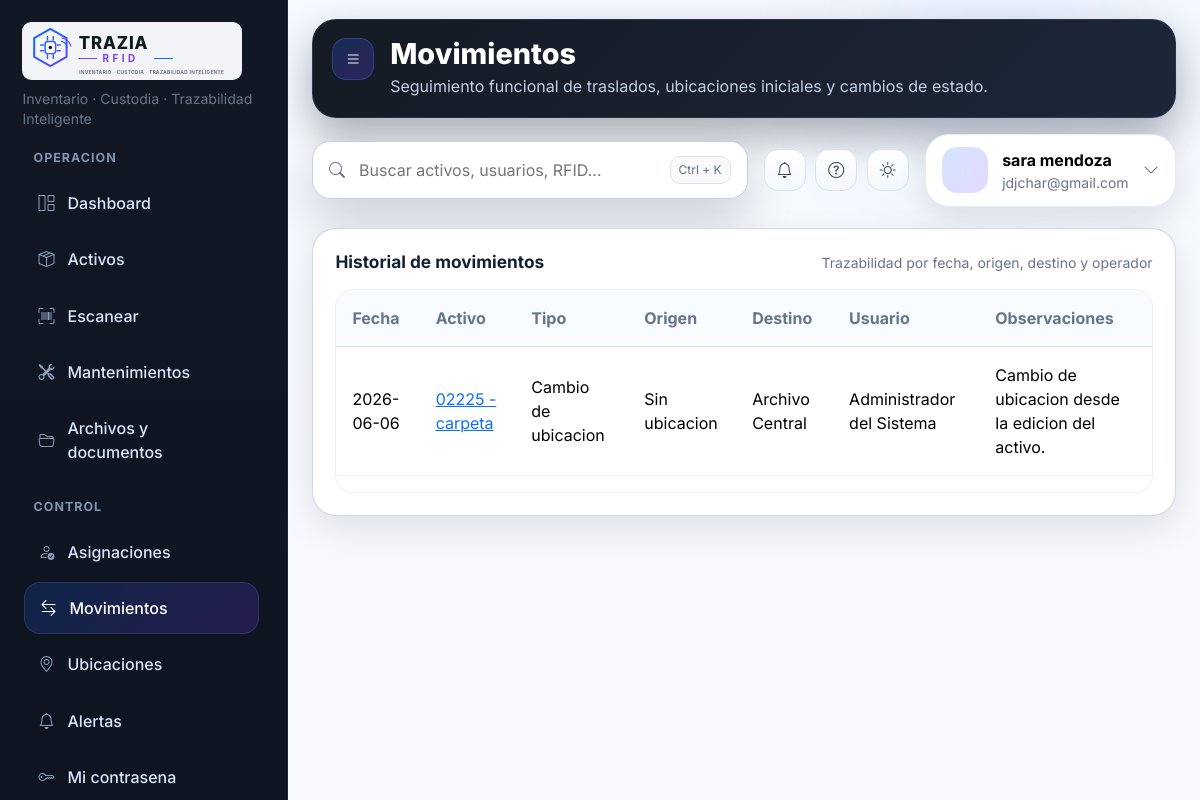
The page /movimientos (signed in) on the database its author committed.
### models.py (models this page shows, shortened)
class TimestampMixin:
    created_at = db.Column(db.DateTime, default=datetime.utcnow, nullable=False)
    updated_at = db.Column(
        db.DateTime,
        default=datetime.utcnow,
        onupdate=datetime.utcnow,
        nullable=False,
    )

class User(UserMixin, TimestampMixin, db.Model):
    __tablename__ = "users"
    id = db.Column(db.Integer, primary_key=True)
    full_name = db.Column(db.String(150), nullable=False)
    username = db.Column(db.String(80), unique=True, nullable=False, index=True)
    email = db.Column(db.String(120), unique=True, nullable=False, index=True)
    password_hash = db.Column(db.String(255), nullable=False)
    role = db.Column(db.String(20), nullable=False, default=ROLE_VIEW)
    is_active_user = db.Column(db.Boolean, default=True, nullable=False)
    last_access = db.Column(db.DateTime, nullable=True)
    email_verified = db.Column(db.Boolean, default=False, nullable=False)
    email_verified_at = db.Column(db.DateTime, nullable=True)
    password_reset_requested_at = db.Column(db.DateTime, nullable=True)
    force_password_change = db.Column(db.Boolean, default=False, nullable=False)
    temporary_password_expires_at = db.Column(db.DateTime, nullable=True)
    password_changed_at = db.Column(db.DateTime, nullable=True)
    created_assets = db.relationship("Asset", back_populates="created_by", foreign_keys="Asset.created_by_id")
    responsible_assets = db.relationship(
        "Asset",
        back_populates="responsible_user",
        foreign_keys="Asset.responsible_user_id",
    )
    assignments_made = db.relationship("AssetAssignment", back_populates="assigned_by")
    movements_made = db.relationship("AssetMovement", back_populates="moved_by")
    maintenances_created = db.relationship("MaintenanceRecord", back_populates="created_by")
    documents_uploaded = db.relationship("AssetDocument", back_populates="uploaded_by")
    disposals_authorized = db.relationship("AssetDisposal", back_populates="authorized_by")
    system_logs = db.relationship("SystemLog", back_populates="user")
    @property
    def is_active(self):
        return self.is_active_user

class AssetMovement(TimestampMixin, db.Model):
    __tablename__ = "asset_movements"
    id = db.Column(db.Integer, primary_key=True)
    asset_id = db.Column(db.Integer, db.ForeignKey("assets.id"), nullable=False, index=True)
    movement_type = db.Column(db.String(50), nullable=False)
    from_location = db.Column(db.String(150), nullable=True)
    to_location = db.Column(db.String(150), nullable=True)
    movement_date = db.Column(db.Date, default=date.today, nullable=False)
    moved_by_id = db.Column(db.Integer, db.ForeignKey("users.id"), nullable=False)
    observations_encrypted = db.Column("observations", db.Text, nullable=True)
    asset = db.relationship("Asset", back_populates="movements")
    moved_by = db.relationship("User", back_populates="movements_made")
    @property
    def observations(self):
        return decrypt_value(self.observations_encrypted)
    @observations.setter
    def observations(self, value):
        self.observations_encrypted = encrypt_value(value)

class Asset(TimestampMixin, db.Model):
    __tablename__ = "assets"
    id = db.Column(db.Integer, primary_key=True)
    rfid_code = db.Column(db.String(80), unique=True, nullable=False, index=True)
    nfc_code = db.Column(db.String(120), unique=True, nullable=True, index=True)
    barcode_code = db.Column(db.String(120), unique=True, nullable=True, index=True)
    identification_technology = db.Column(db.String(30), nullable=False, default="rfid_125khz")
    internal_code = db.Column(db.String(80), unique=True, nullable=False, index=True)
    name = db.Column(db.String(150), nullable=False, index=True)
    asset_type = db.Column(db.String(50), nullable=False, index=True)
    category = db.Column(db.String(100), nullable=True, index=True)
    brand = db.Column(db.String(100), nullable=True)
    model = db.Column(db.String(100), nullable=True)
    serial_number_encrypted = db.Column("serial_number", db.Text, nullable=True)
    serial_number_hash = db.Column(db.String(64), nullable=True, index=True)
    purchase_date = db.Column(db.Date, nullable=True)
    invoice_number_encrypted = db.Column("invoice_number", db.Text, nullable=True)
    invoice_number_hash = db.Column(db.String(64), nullable=True, index=True)
    vendor_encrypted = db.Column("vendor", db.Text, nullable=True)
    purchase_value = db.Column(db.Numeric(12, 2), nullable=True)
    warranty_until = db.Column(db.Date, nullable=True)
    status = db.Column(db.String(30), nullable=False, default="activo", index=True)
    observations_encrypted = db.Column("observations", db.Text, nullable=True)
    responsible_user_id = db.Column(db.Integer, db.ForeignKey("users.id"), nullable=True)
    responsible_name = db.Column(db.String(150), nullable=True, index=True)
    location_id = db.Column(db.Integer, db.ForeignKey("locations.id"), nullable=True)
    created_by_id = db.Column(db.Integer, db.ForeignKey("users.id"), nullable=True)
    responsible_user = db.relationship("User", back_populates="responsible_assets", foreign_keys=[responsible_user_id])
    location = db.relationship("Location", back_populates="assets")
    created_by = db.relationship("User", back_populates="created_assets", foreign_keys=[created_by_id])
    assignments = db.relationship("AssetAssignment", back_populates="asset", cascade="all, delete-orphan")
    maintenances = db.relationship("MaintenanceRecord", back_populates="asset", cascade="all, delete-orphan")
    documents = db.relationship("AssetDocument", back_populates="asset", cascade="all, delete-orphan")
    movements = db.relationship("AssetMovement", back_populates="asset", cascade="all, delete-orphan")
    disposal = db.relationship("AssetDisposal", back_populates="asset", uselist=False, cascade="all, delete-orphan")
    @property
    def serial_number(self):
        return decrypt_value(self.serial_number_encrypted)
    @serial_number.setter
    def serial_number(self, value):
        self.serial_number_encrypted = encrypt_value(value)
        self.serial_number_hash = blind_index(value)
    @property
    def invoice_number(self):
        return decrypt_value(self.invoice_number_encrypted)
    @invoice_number.setter
    def invoice_number(self, value):
        self.invoice_number_encrypted = encrypt_value(value)
        self.invoice_number_hash = blind_index(value)
    @property
    def vendor(self):
        return decrypt_value(self.vendor_encrypted)
    @vendor.setter
    def vendor(self, value):
        self.vendor_encrypted = encrypt_value(value)
    @property
    def observations(self):
        return decrypt_value(self.observations_encrypted)
    @observations.setter
    def observations(self, value):
        self.observations_encrypted = encrypt_value(value)

### app.py (the view)
@app.route("/movimientos")
@login_required
@role_required(ROLE_ADMIN, ROLE_TECH, ROLE_VIEW, ROLE_AUDITOR)
def list_movements():
    movements = AssetMovement.query.order_by(AssetMovement.movement_date.desc(), AssetMovement.created_at.desc()).all()
    return render_template("movimientos/listar.html", movements=movements)

### app.py (called while the page is built)
@login_manager.user_loader
def load_user(user_id):
    return User.query.get(int(user_id))

def get_topbar_alert_count():
    today = date.today()
    maintenance_limit = today + timedelta(days=app.config["MAINTENANCE_ALERT_DAYS"])
    warranty_limit = today + timedelta(days=app.config["WARRANTY_ALERT_DAYS"])
    return (
        MaintenanceRecord.query.filter(
            MaintenanceRecord.next_maintenance_date.isnot(None),
            MaintenanceRecord.next_maintenance_date <= maintenance_limit,
        ).count()
        + Asset.query.filter(
            Asset.warranty_until.isnot(None),
            Asset.warranty_until <= warranty_limit,
        ).count()
    )

### security_utils.py (called while the page is built)
def _fernet():
    secret = current_app.config["DATA_ENCRYPTION_KEY"].encode("utf-8")
    key = base64.urlsafe_b64encode(hashlib.sha256(secret).digest())
    return Fernet(key)

def decrypt_value(value):
    if value in (None, ""):
        return None
    try:
        return _fernet().decrypt(value.encode("utf-8")).decode("utf-8")
    except InvalidToken:
        return value

### templates/movimientos/listar.html
{% extends 'base.html' %}
{% block page_title %}Movimientos{% endblock %}
{% block page_subtitle %}Seguimiento funcional de traslados, ubicaciones iniciales y cambios de estado.{% endblock %}
{% block content %}
<section class="card-panel">
    <div class="panel-header">
        <h3>Historial de movimientos</h3>
        <span class="text-muted small">Trazabilidad por fecha, origen, destino y operador</span>
    </div>
    <div class="table-responsive table-wrap-modern">
        <table class="table table-clean table-modern align-middle">
            <thead><tr><th>Fecha</th><th>Activo</th><th>Tipo</th><th>Origen</th><th>Destino</th><th>Usuario</th><th>Observaciones</th></tr></thead>
            <tbody>
                {% for item in movements %}
                <tr>
                    <td>{{ item.movement_date }}</td>
                    <td><a href="{{ url_for('asset_detail', asset_id=item.asset.id) }}">{{ item.asset.internal_code }} - {{ item.asset.name }}</a></td>
                    <td>{{ item.movement_type }}</td>
                    <td>{{ item.from_location or 'N/D' }}</td>
                    <td>{{ item.to_location or 'N/D' }}</td>
                    <td>{{ item.moved_by.full_name }}</td>
                    <td>{{ item.observations or 'N/D' }}</td>
                </tr>
                {% else %}
                <tr><td colspan="7" class="text-center text-muted py-5">No hay movimientos registrados.</td></tr>
                {% endfor %}
            </tbody>
        </table>
    </div>
</section>
{% endblock %}

### templates/base.html (shortened to what this page needs)
<!doctype html>
<html lang="es">
<head>
    <link href="https://cdn.jsdelivr.net/npm/bootstrap@5.3.3/dist/css/bootstrap.min.css" rel="stylesheet">
    <link href="https://cdn.jsdelivr.net/npm/bootstrap-icons@1.11.3/font/bootstrap-icons.css" rel="stylesheet">
    <link href="{{ url_for('static', filename='css/styles.css') }}" rel="stylesheet">
</head>
<body class="app-shell">
{% if current_user.is_authenticated %}
<div class="app-bg-orb orb-a"></div>
<div class="app-bg-orb orb-b"></div>
<div class="layout">
    <aside class="sidebar">
        <div class="sidebar-top">
            <div class="sidebar-brand">
                {% if BRAND_LOGO_EXISTS %}
                <img class="brand-full-logo" src="{{ url_for('static', filename=BRAND_LOGO_PATH) }}" alt="{{ PLATFORM_NAME }}">
                <small class="sidebar-brand-tagline">{{ PLATFORM_TAGLINE }}</small>
                {% endif %}
            </div>
        </div>
        <div class="sidebar-section">
            <span class="sidebar-label">Operacion</span>
            <nav class="sidebar-nav">
                <a href="{{ url_for('dashboard') }}" class="{% if request.endpoint == 'dashboard' %}active{% endif %}">
                    <i class="bi bi-grid-1x2"></i> Dashboard
                </a>
                <a href="{{ url_for('list_assets') }}" class="{% if request.endpoint in ['list_assets', 'create_asset', 'edit_asset', 'asset_detail', 'assign_asset', 'dispose_asset'] %}active{% endif %}">
                    <i class="bi bi-box-seam"></i> Activos
                </a>
                <a href="{{ url_for('unified_scan') }}" class="{% if request.endpoint == 'unified_scan' %}active{% endif %}">
                    <i class="bi bi-upc-scan"></i> Escanear
                </a>
                <a href="{{ url_for('list_maintenances') }}" class="{% if request.endpoint in ['list_maintenances', 'create_maintenance'] %}active{% endif %}">
                    <i class="bi bi-tools"></i> Mantenimientos
                </a>
                <a href="{{ url_for('list_documents') }}" class="{% if request.endpoint in ['list_documents', 'upload_document'] %}active{% endif %}">
                    <i class="bi bi-folder2-open"></i> Archivos y documentos
                </a>
            </nav>
        </div>
        <div class="sidebar-section">
            <span class="sidebar-label">Control</span>
            <nav class="sidebar-nav">
                <a href="{{ url_for('list_assignments') }}" class="{% if request.endpoint == 'list_assignments' %}active{% endif %}">
                    <i class="bi bi-person-check"></i> Asignaciones
                </a>
                <a href="{{ url_for('list_movements') }}" class="{% if request.endpoint == 'list_movements' %}active{% endif %}">
                    <i class="bi bi-arrow-left-right"></i> Movimientos
                </a>
                <a href="{{ url_for('list_locations') }}" class="{% if request.endpoint in ['list_locations', 'create_location'] %}active{% endif %}">
                    <i class="bi bi-geo-alt"></i> Ubicaciones
                </a>
                <a href="{{ url_for('alerts') }}" class="{% if request.endpoint == 'alerts' %}active{% endif %}">
                    <i class="bi bi-bell"></i> Alertas
                </a>
                <a href="{{ url_for('change_password') }}" class="{% if request.endpoint == 'change_password' %}active{% endif %}">
                    <i class="bi bi-key"></i> Mi contrasena
                </a>
            </nav>
        </div>
    </aside>
    <div class="main-panel">
        <header class="topbar">
            <div class="topbar-heading-card">
                <div class="topbar-heading">
                    <div class="header-chip"><i class="bi bi-list"></i></div>
                    <div class="topbar-heading-copy">
                        <h1 class="page-title">{% block page_title %}Panel principal{% endblock %}</h1>
                        <p class="page-subtitle">{% block page_subtitle %}Gestion centralizada de activos RFID.{% endblock %}</p>
                    </div>
                </div>
            </div>
            <div class="topbar-toolbar">
                <form class="global-search" action="{{ url_for('global_search') }}" method="get">
                    <i class="bi bi-search"></i>
                    <input type="text" id="globalSearchInput" name="q" placeholder="Buscar activos, usuarios, RFID..." value="{{ request.args.get('q', '') }}">
                    <span class="shortcut-chip">Ctrl + K</span>
                </form>
                <div class="topbar-actions">
                    <a class="icon-btn" href="{{ url_for('alerts') }}" title="Ver alertas">
                        <i class="bi bi-bell"></i>
                    </a>
                    <button class="icon-btn" type="button" data-bs-toggle="modal" data-bs-target="#helpModal" title="Ayuda rapida">
                        <i class="bi bi-question-circle"></i>
                    </button>
                    <button class="icon-btn" type="button" id="themeToggleBtn" title="Cambiar apariencia">
                        <i class="bi bi-sun" id="themeToggleIcon"></i>
                    </button>
                </div>
                <div class="topbar-user-menu">
                <button class="topbar-user" type="button" id="topbarUserToggle" aria-expanded="false">
                    <div class="user-avatar">{{ current_user.full_name[:1] }}</div>
                    <div>
                        <strong>{{ current_user.full_name }}</strong>
                        <small>{{ current_user.email }}</small>
                    </div>
                    <i class="bi bi-chevron-down text-muted"></i>
                </button>
                </div>
            </div>
        </header>
        <main class="content-area">
            {% block content %}{% endblock %}
        </main>
    </div>
</div>
{% else %}
    {% block auth_content %}{% endblock %}
{% endif %}
</body>
</html>

### rows shown on the page
User: full_name "sara mendoza", email "jdjchar@gmail.com"
AssetMovement: movement_date "2026-06-06", asset.internal_code "02225", asset.name "carpeta", movement_type "Cambio de ubicacion", from_location "Sin ubicacion", to_location "Archivo Central", moved_by.full_name "Administrador del Sistema", observations "Cambio de ubicacion desde la edicion del activo."

### other values the page prints
{{ PLATFORM_TAGLINE }} "Inventario · Custodia · Trazabilidad Inteligente"
